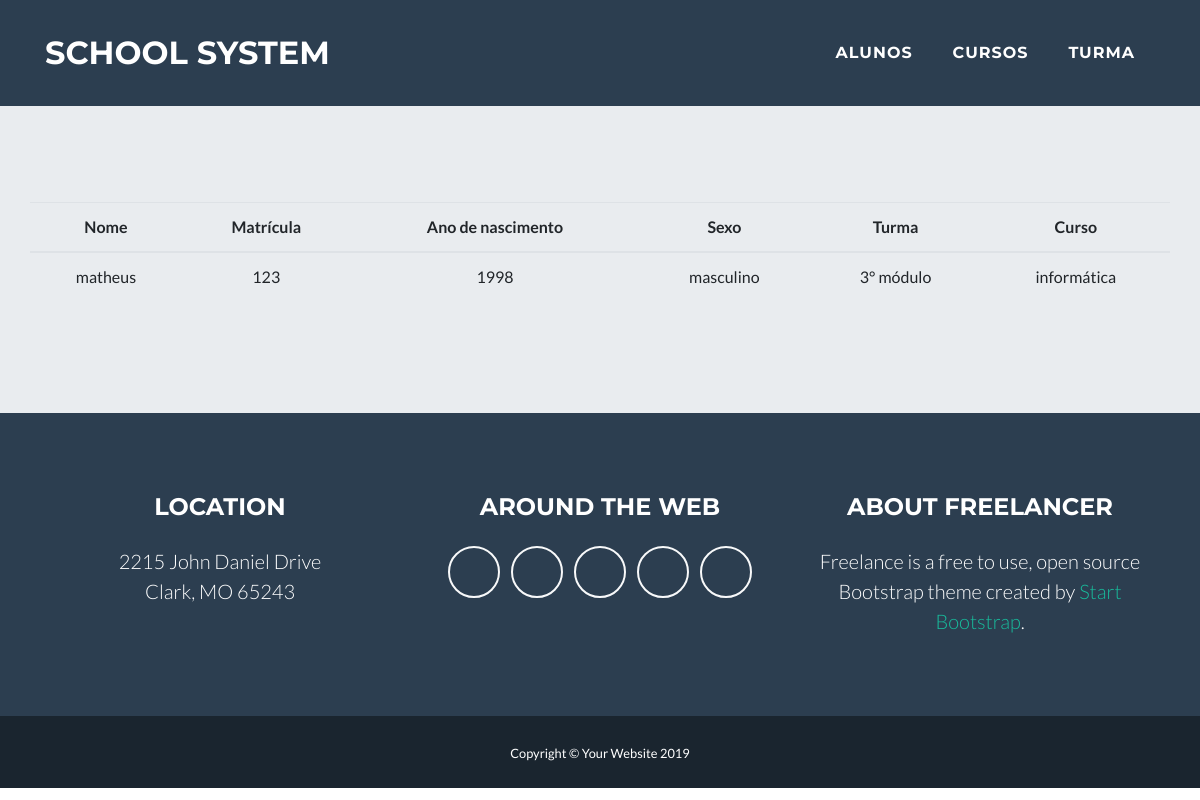
/home/alunos/, run on an earlier commit of the app's database.
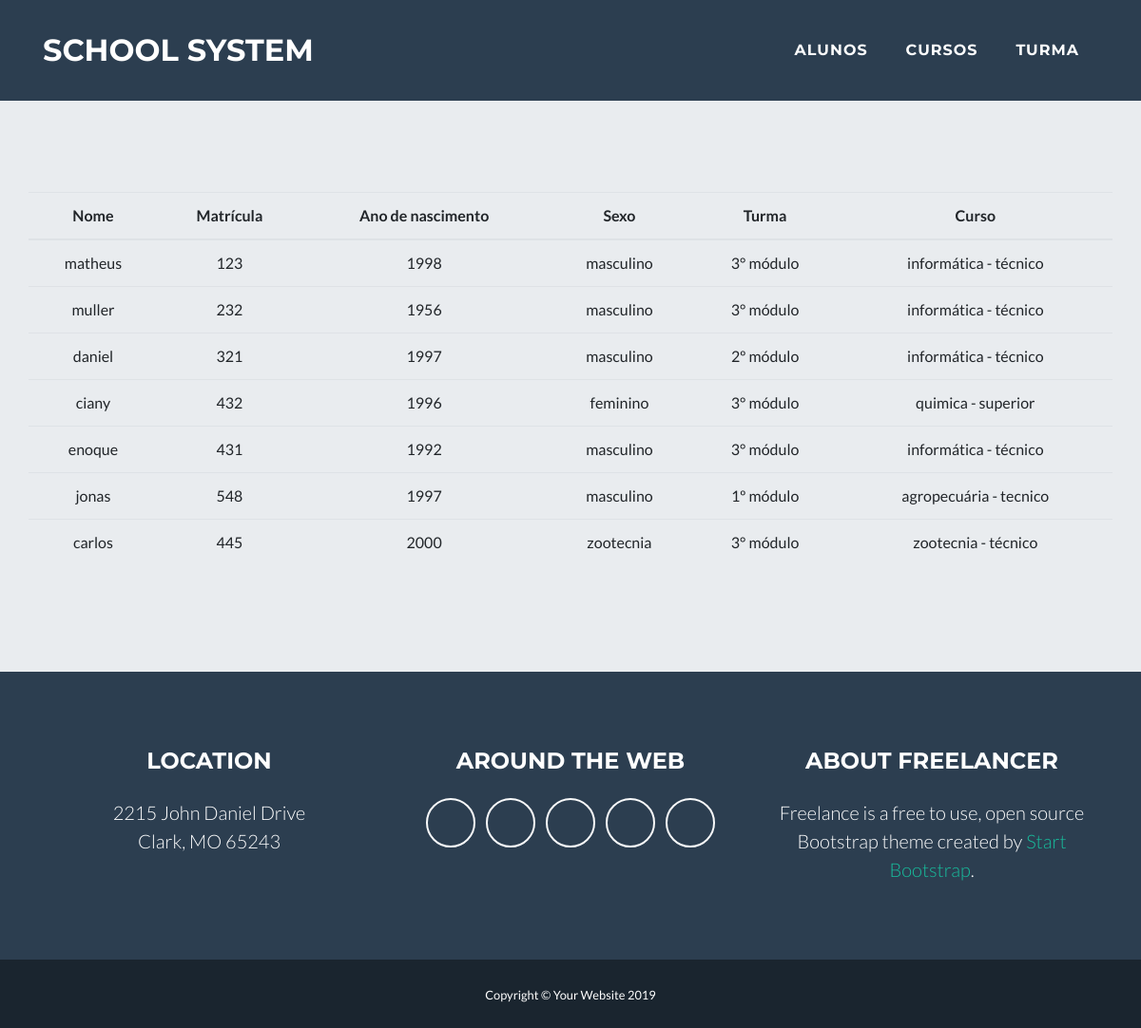
And on a later commit of the database.
### escola/models.py (models this page shows, shortened)
class Student(models.Model):
    name = models.CharField(max_length=50)
    registration = models.CharField(max_length=10)
    year = models.IntegerField()
    genre = models.CharField(max_length=50)
    turma  = models.ForeignKey(Class, on_delete=models.CASCADE)
    course = models.ForeignKey(Course, on_delete=models.CASCADE)

class Class(models.Model):
    name = models.CharField(max_length=50)
    def __str__(self):
        return self.name

class Course(models.Model):
    name = models.CharField(max_length=50)
    def __str__(self):
        return self.name

### escola/views.py (the view)
# urls.py: path('alunos/',views.student),
def student(request):
    students = Student.objects.all()
    return render(request, 'student/list.html', {'students':students})

### escola/templates/student/list.html
{% extends "base.html" %}
{% block content %}
<div class="container">
    <div class="row">
        <table class="table">
            <thead>
                <tr>
                    <th>Nome</th>
                    <th>Matrícula</th>
                    <th>Ano de nascimento</th>
                    <th>Sexo</th>
                    <th>Turma</th>
                    <th>Curso</th>
                </tr>
            </thead>
            <tbody>
                {% for student in students %}
                <tr>
                    <td>{{student.name}}</td>
                    <td>{{student.registration}}</td>
                    <td>{{student.year}}</td>
                    <td>{{student.genre}}</td>
                    <td>{{student.turma}}</td>
                    <td>{{student.course}}</td>
                </tr>
                {% endfor %}
            </tbody>
        </table>
    </div>
</div>
{% endblock %}

### escola/templates/base.html (shortened to what this page needs)
{% load static %}
<!DOCTYPE html>
<html lang="br">
<head>
    <link href="{% static 'startbootstrap/vendor/bootstrap/css/bootstrap.min.css' %}" rel="stylesheet">
    <link href="{% static 'startbootstrap/vendor/fontawesome-free/css/all.min.css' %}" rel="stylesheet" type="text/css">
    <link href="{% static 'startbootstrap/vendor/magnific-popup/magnific-popup.css' %}" rel="stylesheet" type="text/css">
    <link href="{% static 'startbootstrap/css/freelancer.min.css' %}" rel="stylesheet">
</head>
<body id="page-top">
    <nav class="navbar navbar-expand-lg bg-secondary fixed-top text-uppercase" id="mainNav">
        <div class="container">
            <a class="navbar-brand js-scroll-trigger" href="#page-top">School System</a>
            <div class="collapse navbar-collapse" id="navbarResponsive">
                <ul class="navbar-nav ml-auto">
                    <li class="nav-item mx-0 mx-lg-1">
                        <a class="nav-link py-3 px-0 px-lg-3 rounded js-scroll-trigger" href="/home/alunos">Alunos</a>
                    </li>
                    <li class="nav-item mx-0 mx-lg-1">
                        <a class="nav-link py-3 px-0 px-lg-3 rounded js-scroll-trigger" href="#about">Cursos</a>
                    </li>
                    <li class="nav-item mx-0 mx-lg-1">
                        <a class="nav-link py-3 px-0 px-lg-3 rounded js-scroll-trigger" href="#contact">Turma</a>
                    </li>
                </ul>
            </div>
        </div>
    </nav>
    <header class="masthead bg-primary text-white text-center">
        {% block content %}
        {% endblock %}
    </header>
    <footer class="footer text-center">
        <div class="container">
            <div class="row">
                <div class="col-md-4 mb-5 mb-lg-0">
                    <h4 class="text-uppercase mb-4">Location</h4>
                    <p class="lead mb-0">2215 John Daniel Drive
                        <br>Clark, MO 65243</p>
                </div>
                <div class="col-md-4 mb-5 mb-lg-0">
                    <h4 class="text-uppercase mb-4">Around the Web</h4>
                    <ul class="list-inline mb-0">
                        <li class="list-inline-item">
                            <a class="btn btn-outline-light btn-social text-center rounded-circle" href="#">
                                <i class="fab fa-fw fa-facebook-f"></i>
                            </a>
                        </li>
                        <li class="list-inline-item">
                            <a class="btn btn-outline-light btn-social text-center rounded-circle" href="#">
                                <i class="fab fa-fw fa-google-plus-g"></i>
                            </a>
                        </li>
                        <li class="list-inline-item">
                            <a class="btn btn-outline-light btn-social text-center rounded-circle" href="#">
                                <i class="fab fa-fw fa-twitter"></i>
                            </a>
                        </li>
                        <li class="list-inline-item">
                            <a class="btn btn-outline-light btn-social text-center rounded-circle" href="#">
                                <i class="fab fa-fw fa-linkedin-in"></i>
                            </a>
                        </li>
                        <li class="list-inline-item">
                            <a class="btn btn-outline-light btn-social text-center rounded-circle" href="#">
                                <i class="fab fa-fw fa-dribbble"></i>
                            </a>
                        </li>
                    </ul>
                </div>
                <div class="col-md-4">
                    <h4 class="text-uppercase mb-4">About Freelancer</h4>
                    <p class="lead mb-0">Freelance is a free to use, open source Bootstrap theme created by
                        <a href="http://startbootstrap.com">Start Bootstrap</a>.</p>
                </div>
            </div>
        </div>
    </footer>
    <div class="copyright py-4 text-center text-white">
        <div class="container">
            <small>Copyright &copy; Your Website 2019</small>
        </div>
    </div>
</body>
</html>

What changed in the data, as far as the page shows it:
changed through a linked row, Student "matheus": course "informática" → "informática - técnico"
added Student: name "muller", registration "232", year "1956", genre "masculino", turma "3° módulo", course "informática - técnico"
added Student: name "daniel", registration "321", year "1997", genre "masculino", turma "2º módulo", course "informática - técnico"
added Student: name "ciany", registration "432", year "1996", genre "feminino", turma "3° módulo", course "quimica - superior"
added Student: name "enoque", registration "431", year "1992", genre "masculino", turma "3° módulo", course "informática - técnico"
added Student: name "jonas", registration "548", year "1997", genre "masculino", turma "1º módulo", course "agropecuária - tecnico"
added Student: name "carlos", registration "445", year "2000", genre "zootecnia", turma "3° módulo", course "zootecnia - técnico"
